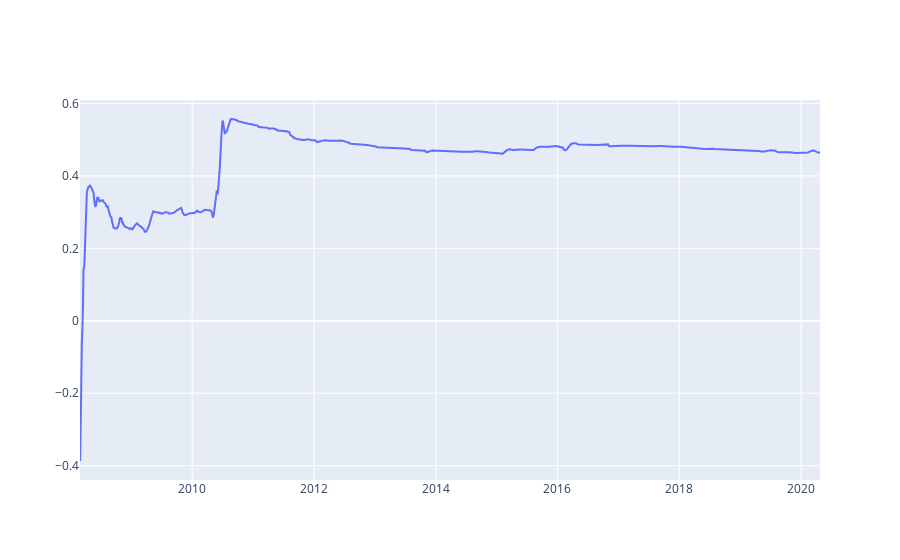
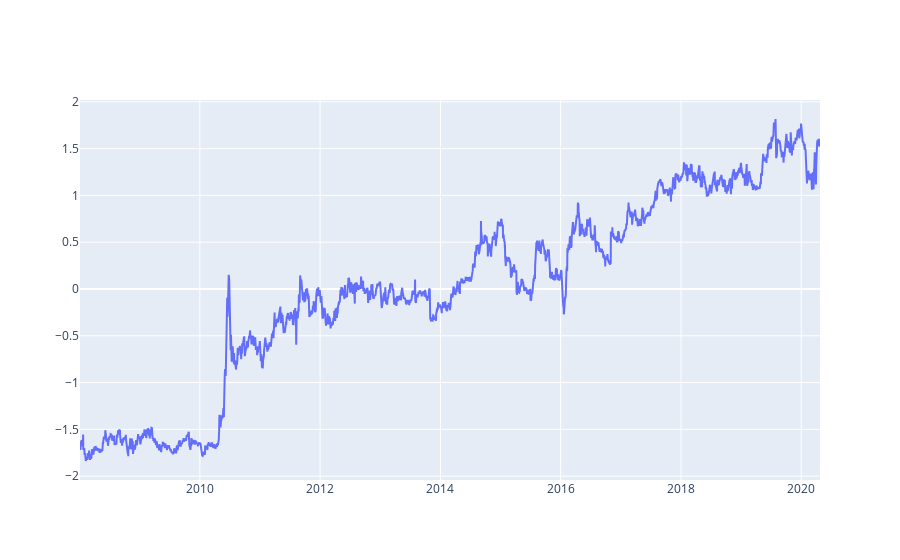
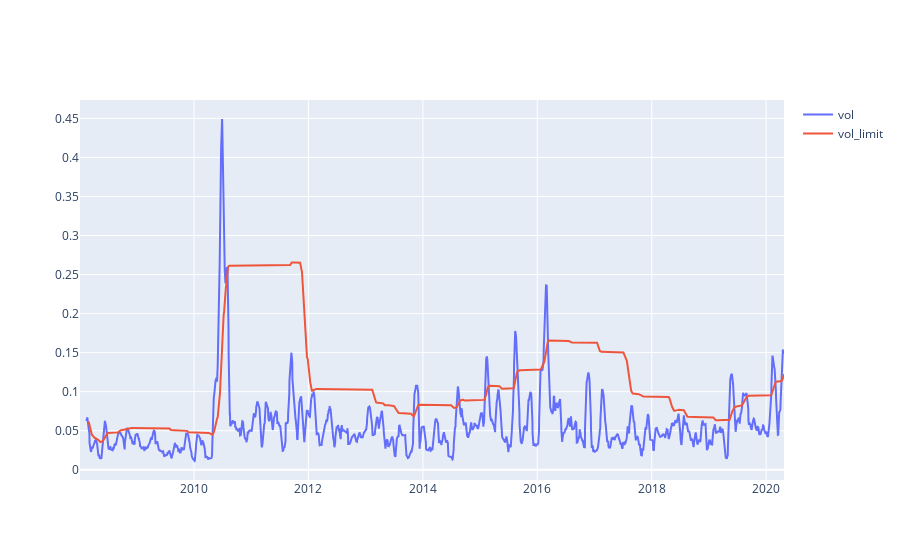
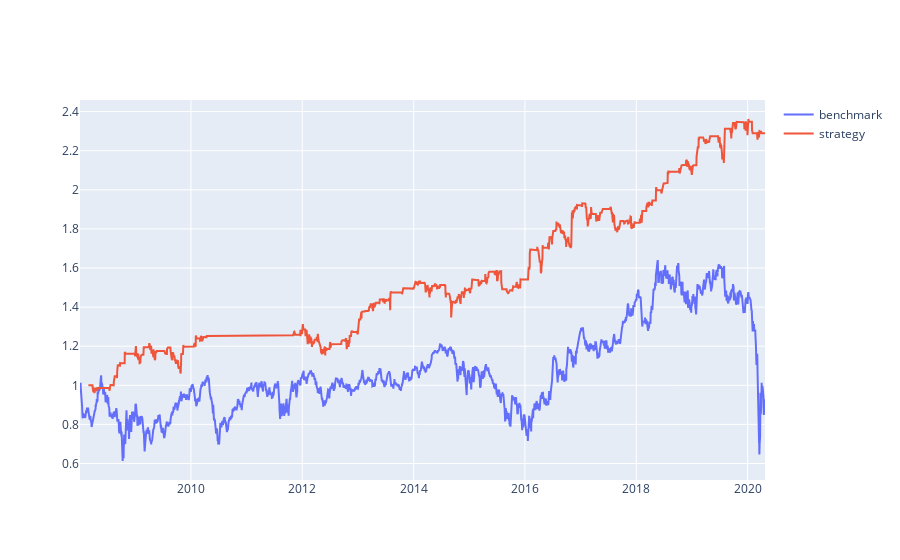

Notebook source saved alongside these figures, in order:
### Markdown cell above
## Trade

### Code cell
importlib.reload(base_fx)
importlib.reload(portfolio_fx)
importlib.reload(algos)

portfolio, mavg_zscore = algos.pair_trade_v2_with_hurst(settings, quotes)

### Figure 1 — Plotly figure (JSON) as saved in the notebook; plotly's stock layout.template omitted (floating-point values rounded to 4 significant figures; data arrays with more than 128 entries replaced by an {"elided": "..."} marker saying what was removed)
{"data": [{"mode": "lines", "name": "hursts", "type": "scatter", "x": {"elided": "3072 str values"}, "y": {"elided": "3072 float values"}}], "layout": {}}

### Figure 2 — Plotly figure (JSON) as saved in the notebook; plotly's stock layout.template omitted (floating-point values rounded to 4 significant figures; data arrays with more than 128 entries replaced by an {"elided": "..."} marker saying what was removed)
{"data": [{"mode": "lines", "name": "zscore", "type": "scatter", "x": {"elided": "3111 str values"}, "y": {"elided": "3111 float values"}}], "layout": {}}

### Figure 3 — Plotly figure (JSON) as saved in the notebook; plotly's stock layout.template omitted (floating-point values rounded to 4 significant figures; data arrays with more than 128 entries replaced by an {"elided": "..."} marker saying what was removed)
{"data": [{"mode": "lines", "name": "vol", "type": "scatter", "x": {"elided": "3111 str values"}, "y": {"elided": "3111 float values"}}, {"mode": "lines", "name": "vol_limit", "type": "scatter", "x": {"elided": "3111 str values"}, "y": {"elided": "3111 float values"}}], "layout": {}}

### Figure 4 — Plotly figure (JSON) as saved in the notebook; plotly's stock layout.template omitted (floating-point values rounded to 4 significant figures; data arrays with more than 128 entries replaced by an {"elided": "..."} marker saying what was removed)
{"data": [{"mode": "lines", "name": "benchmark", "type": "scatter", "x": {"elided": "3111 str values"}, "y": {"elided": "3111 float values"}}, {"mode": "lines", "name": "strategy", "type": "scatter", "x": {"elided": "3072 str values"}, "y": {"elided": "3072 float values"}}], "layout": {}}
